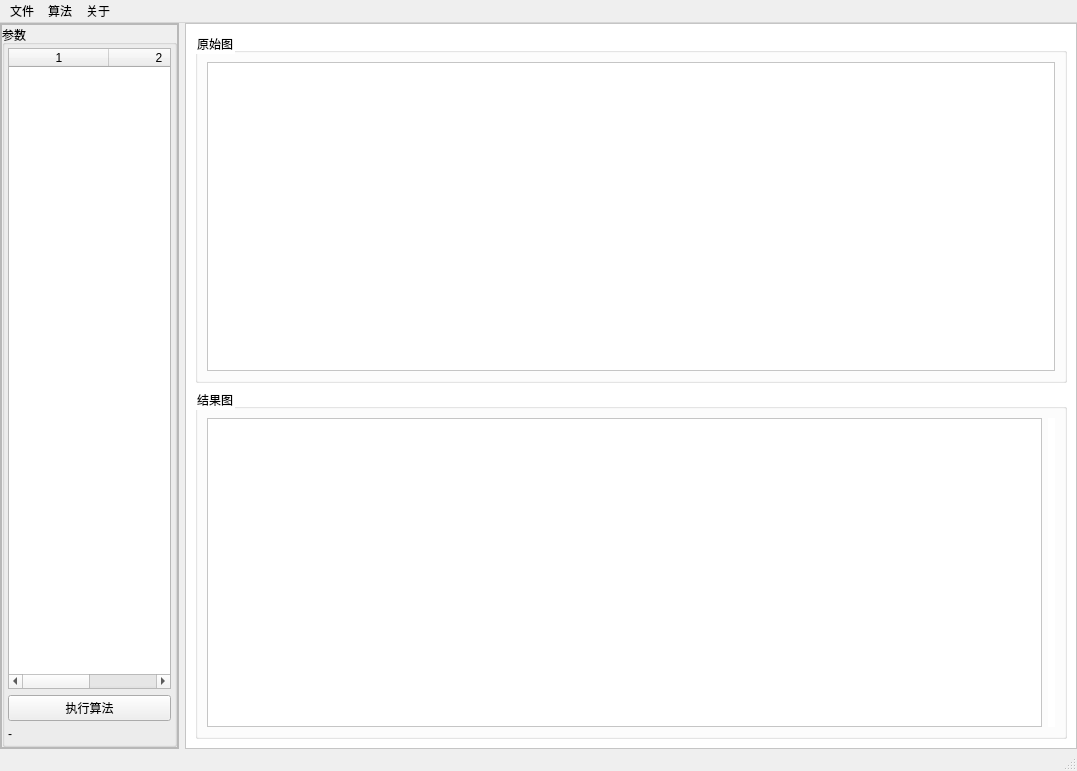
<?xml version="1.0" encoding="UTF-8"?>
<ui version="4.0">
 <class>MainWindow</class>
 <widget class="QMainWindow" name="MainWindow">
  <property name="geometry">
   <rect>
    <x>0</x>
    <y>0</y>
    <width>1077</width>
    <height>771</height>
   </rect>
  </property>
  <property name="sizePolicy">
   <sizepolicy hsizetype="Minimum" vsizetype="Preferred">
    <horstretch>0</horstretch>
    <verstretch>0</verstretch>
   </sizepolicy>
  </property>
  <property name="windowTitle">
   <string>UFOv1.0</string>
  </property>
  <widget class="QWidget" name="mainWidget">
   <property name="enabled">
    <bool>true</bool>
   </property>
   <property name="sizePolicy">
    <sizepolicy hsizetype="Expanding" vsizetype="Expanding">
     <horstretch>1</horstretch>
     <verstretch>1</verstretch>
    </sizepolicy>
   </property>
   <property name="minimumSize">
    <size>
     <width>1035</width>
     <height>726</height>
    </size>
   </property>
   <property name="layoutDirection">
    <enum>Qt::LeftToRight</enum>
   </property>
   <layout class="QHBoxLayout" name="horizontalLayout_2">
    <property name="leftMargin">
     <number>0</number>
    </property>
    <property name="topMargin">
     <number>0</number>
    </property>
    <property name="rightMargin">
     <number>0</number>
    </property>
    <property name="bottomMargin">
     <number>0</number>
    </property>
    <item>
     <widget class="QFrame" name="frameLeftBar">
      <property name="sizePolicy">
       <sizepolicy hsizetype="Preferred" vsizetype="Preferred">
        <horstretch>1</horstretch>
        <verstretch>0</verstretch>
       </sizepolicy>
      </property>
      <property name="frameShape">
       <enum>QFrame::StyledPanel</enum>
      </property>
      <property name="frameShadow">
       <enum>QFrame::Raised</enum>
      </property>
      <layout class="QVBoxLayout" name="verticalLayout">
       <property name="leftMargin">
        <number>0</number>
       </property>
       <property name="topMargin">
        <number>0</number>
       </property>
       <property name="rightMargin">
        <number>0</number>
       </property>
       <property name="bottomMargin">
        <number>0</number>
       </property>
       <item>
        <widget class="QFrame" name="frame_2">
         <property name="sizePolicy">
          <sizepolicy hsizetype="Preferred" vsizetype="Preferred">
           <horstretch>0</horstretch>
           <verstretch>10</verstretch>
          </sizepolicy>
         </property>
         <property name="frameShape">
          <enum>QFrame::StyledPanel</enum>
         </property>
         <property name="frameShadow">
          <enum>QFrame::Raised</enum>
         </property>
         <layout class="QVBoxLayout" name="verticalLayout_2">
          <property name="leftMargin">
           <number>0</number>
          </property>
          <property name="topMargin">
           <number>0</number>
          </property>
          <property name="rightMargin">
           <number>0</number>
          </property>
          <property name="bottomMargin">
           <number>0</number>
          </property>
          <item>
           <widget class="QGroupBox" name="groupBox_3">
            <property name="title">
             <string>参数</string>
            </property>
            <layout class="QVBoxLayout" name="verticalLayout_4">
             <property name="leftMargin">
              <number>3</number>
             </property>
             <property name="topMargin">
              <number>3</number>
             </property>
             <property name="rightMargin">
              <number>3</number>
             </property>
             <property name="bottomMargin">
              <number>3</number>
             </property>
             <item>
              <widget class="QTableWidget" name="tableParams">
               <property name="sizePolicy">
                <sizepolicy hsizetype="Expanding" vsizetype="Expanding">
                 <horstretch>0</horstretch>
                 <verstretch>10</verstretch>
                </sizepolicy>
               </property>
               <property name="gridStyle">
                <enum>Qt::SolidLine</enum>
               </property>
               <property name="columnCount">
                <number>2</number>
               </property>
               <column/>
               <column/>
              </widget>
             </item>
             <item>
              <widget class="QPushButton" name="btnExecute">
               <property name="text">
                <string>执行算法</string>
               </property>
              </widget>
             </item>
             <item>
              <widget class="QLabel" name="lb_result">
               <property name="text">
                <string>-</string>
               </property>
              </widget>
             </item>
            </layout>
           </widget>
          </item>
         </layout>
        </widget>
       </item>
      </layout>
     </widget>
    </item>
    <item>
     <widget class="QFrame" name="frameMain">
      <property name="sizePolicy">
       <sizepolicy hsizetype="Preferred" vsizetype="Preferred">
        <horstretch>5</horstretch>
        <verstretch>0</verstretch>
       </sizepolicy>
      </property>
      <property name="styleSheet">
       <string notr="true">background-color: rgb(255, 255, 255);</string>
      </property>
      <property name="frameShape">
       <enum>QFrame::StyledPanel</enum>
      </property>
      <property name="frameShadow">
       <enum>QFrame::Raised</enum>
      </property>
      <layout class="QVBoxLayout" name="verticalLayout_3">
       <item>
        <widget class="QGroupBox" name="groupBox">
         <property name="title">
          <string>原始图</string>
         </property>
         <layout class="QHBoxLayout" name="horizontalLayout">
          <item>
           <widget class="QGraphicsView" name="graphicsView"/>
          </item>
         </layout>
        </widget>
       </item>
       <item>
        <widget class="QGroupBox" name="groupBox_2">
         <property name="title">
          <string>结果图</string>
         </property>
         <layout class="QHBoxLayout" name="horizontalLayout_3">
          <item>
           <widget class="QGraphicsView" name="graphicsView_2"/>
          </item>
          <item>
           <widget class="QLabel" name="lbDealPic">
            <property name="text">
             <string/>
            </property>
           </widget>
          </item>
         </layout>
        </widget>
       </item>
      </layout>
     </widget>
    </item>
   </layout>
  </widget>
  <widget class="QMenuBar" name="menubar">
   <property name="geometry">
    <rect>
     <x>0</x>
     <y>0</y>
     <width>1077</width>
     <height>23</height>
    </rect>
   </property>
   <widget class="QMenu" name="menuFile">
    <property name="title">
     <string>文件</string>
    </property>
    <addaction name="actionSave"/>
    <addaction name="actionExit"/>
   </widget>
   <widget class="QMenu" name="menuAbout">
    <property name="title">
     <string>关于</string>
    </property>
    <addaction name="actionAbout"/>
   </widget>
   <widget class="QMenu" name="menuAlogi">
    <property name="title">
     <string>算法</string>
    </property>
    <addaction name="actionalgority"/>
   </widget>
   <addaction name="menuFile"/>
   <addaction name="menuAlogi"/>
   <addaction name="menuAbout"/>
  </widget>
  <widget class="QStatusBar" name="statusbar"/>
  <action name="actionSave">
   <property name="text">
    <string>保存</string>
   </property>
  </action>
  <action name="actionExit">
   <property name="text">
    <string>退出</string>
   </property>
  </action>
  <action name="actionAbout">
   <property name="text">
    <string>
关于</string>
   </property>
  </action>
  <action name="actionalgority">
   <property name="text">
    <string>algority</string>
   </property>
  </action>
 </widget>
 <resources/>
 <connections/>
</ui>
